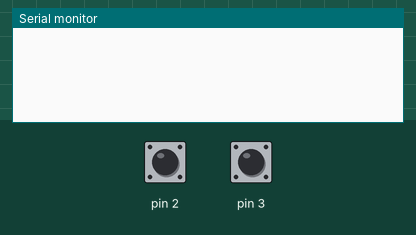
Bench run of a sketch on a simulated Arduino Uno, built with avr-gcc and run on an emulated ATmega328P. Parts: the last lines printed to the serial monitor. The inputs (shaded band) are chosen by the test bench; at power-on: pin 2 HIGH, pin 3 HIGH.

Above: at 1.2 s.
1.3 s: pin 2 pulled LOW for 0.15 s
At 2.6 s:
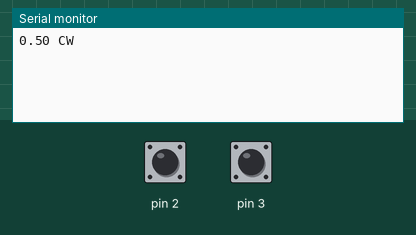
2.9 s: pin 3 pulled LOW for 0.15 s
At 4.2 s:
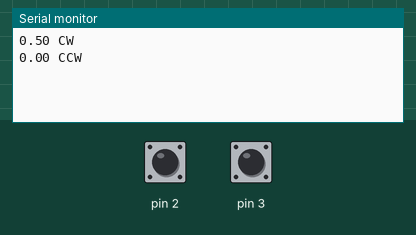
4.5 s: pin 3 pulled LOW for 1 s
At 6.6 s:
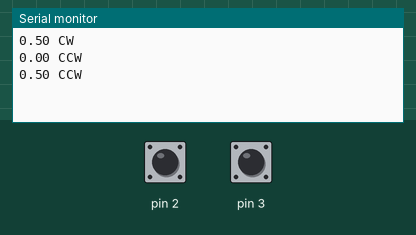
7.0 s: pin 2 pulled LOW for 1 s
At 8.5 s:
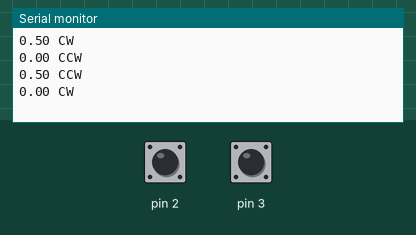

The sketch:

steering_position_sensor1.0.0.ino
```cpp
volatile long x , counter = 0;
int z;
void setup() {
  Serial.begin (9600);
  pinMode(2, INPUT_PULLUP);


  pinMode(3, INPUT_PULLUP);

  attachInterrupt(0, A, RISING);

  attachInterrupt(1, B, RISING);
  }
  String a;
  void loop() {
  // Send the value of counter
  if(counter>x){
    a = "CCW";
  }
  else if(counter<x){
    a = "CW";
  }

  if( counter != x ){
  z = counter;
  if (z >0){
    z=z;
  }
  else if (z<0){
    z = -z;
  }
  Serial.print(z*0.5);
  Serial.print(" ");
  Serial.print(a);
  Serial.print("\n");
  //Serial.print(counter);
  //Serial.print("\n");
  x = counter;
  }
  }


  void A() {
  if(digitalRead(3)==LOW) {
  counter++;
  }else{
  counter--;
  }
  }

  void B() {
  if(digitalRead(2)==LOW) {
  counter--;
  }else{
  counter++;
  }
}
```

Measured:
- after the input at 1.3 s, the serial monitor: prints a new line after 0.15 s (image 1)
- after the input at 2.9 s, the serial monitor: prints a new line after 0.15 s (image 2)
- after the input at 4.5 s, the serial monitor: prints a new line after 1.0 s (image 3)
- after the input at 7.0 s, the serial monitor: prints a new line after 1.0 s (image 4)
